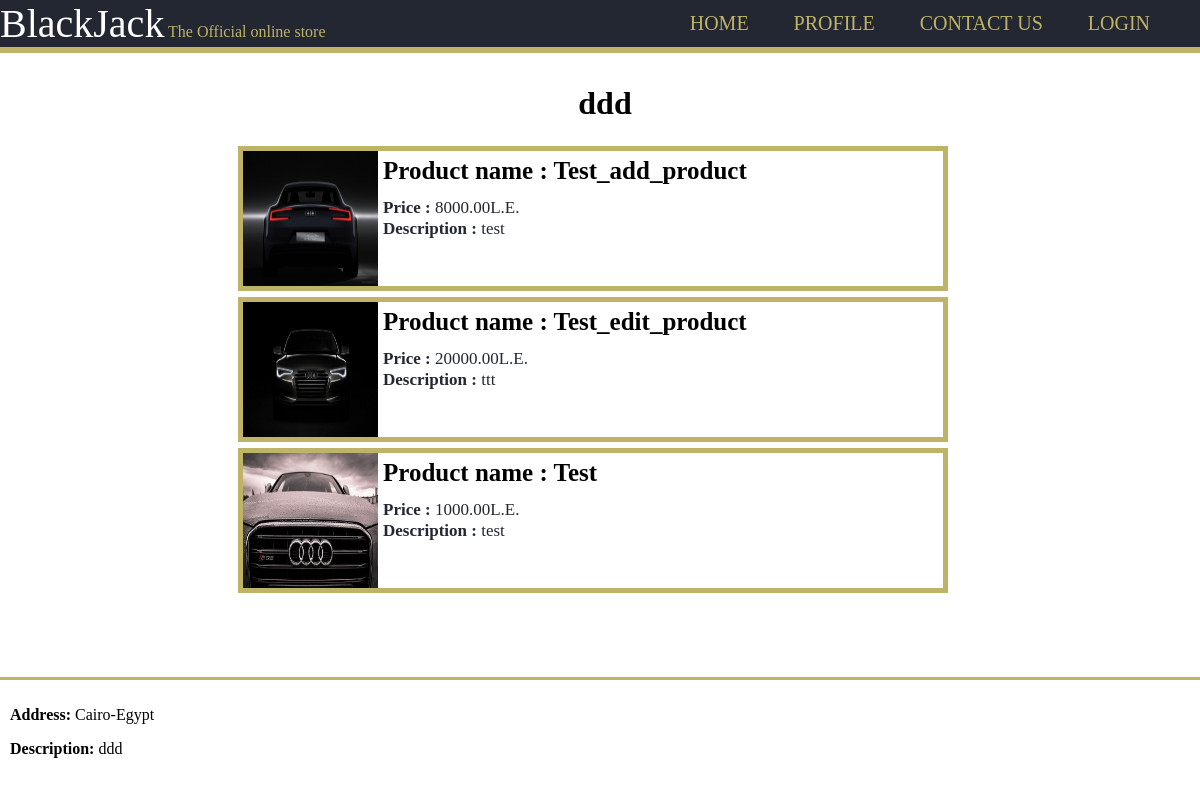
/shop/ddd/, run on an earlier commit of the app's database.
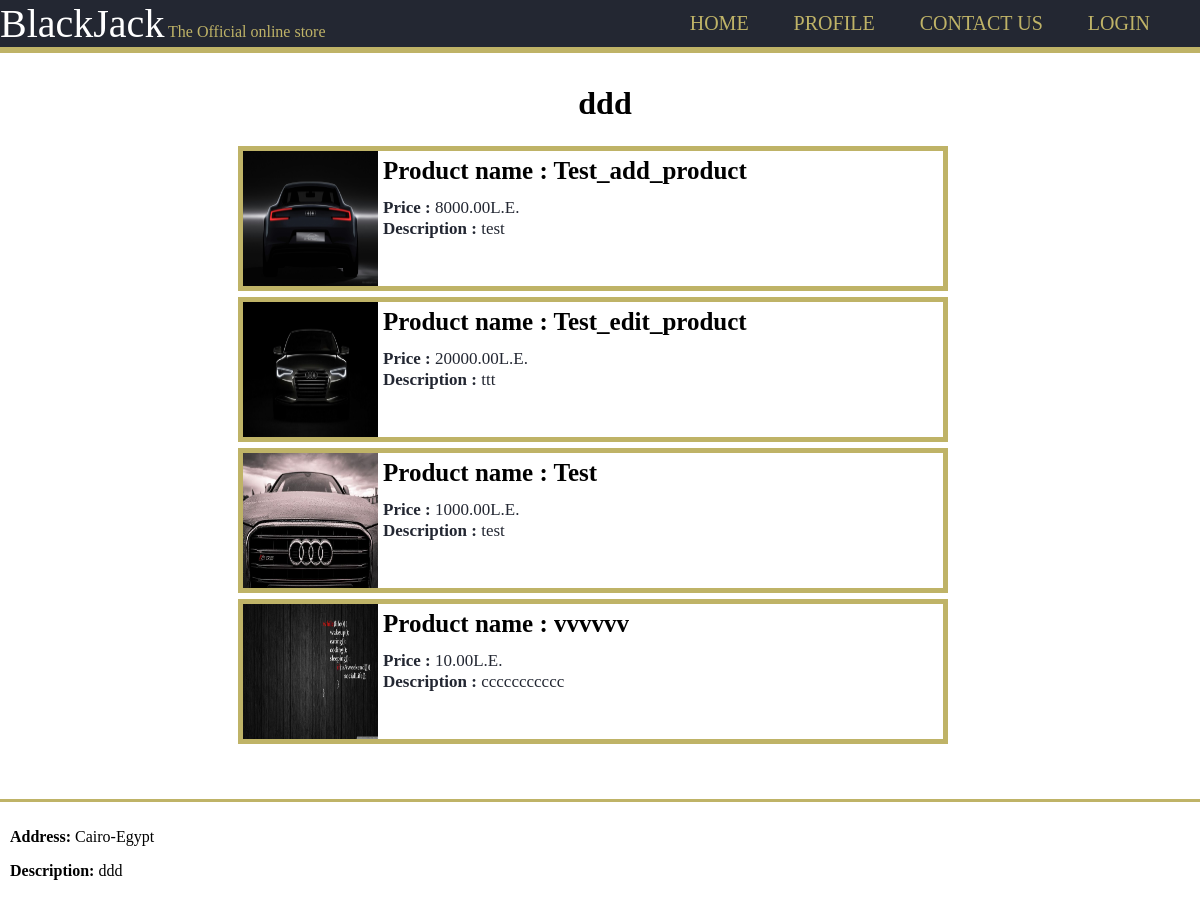
And on a later commit of the database.
### products/models.py (models this page shows, shortened)
class Product(models.Model):
    id = models.UUIDField(primary_key=True, default=uuid.uuid4, editable=False)
    name = models.CharField(max_length=100)
    price = models.DecimalField(max_digits=7,decimal_places=2)
    description = models.TextField(blank=True)
    remaininginstock = models.PositiveSmallIntegerField(default=1)
    featured = models.BooleanField(default=False)
    image = models.ImageField(null=True,blank=True,upload_to='product_images/')
    shop = models.ForeignKey('shop.Shop',on_delete=models.CASCADE)
    reviews = models.ManyToManyField(Review, blank=True, related_name="reviews")

### shop/views.py (the view)
# urls.py: path('', views.index, name='index'),
def index(request, shopname):
    try:
        if shopname=='addproduct':
            return addproduct(request)
        elif shopname=='activecoupons':
            return activecoupons(request)
        elif shopname=='orders':
            return orders(request)
        shop = Shop.objects.get(name=shopname)
        products = shop.products.all()
        currency_ratio=get_currency_ratio(request)
        return render(request, 'shop/index.html',{
            'shop': shop,
            'products': products,
            'currency_ratio':currency_ratio,
            'currency_symbol':currency_symbols[get_preffered_currency(request)]
        })
    except Shop.DoesNotExist:
        return render(request,'shop/404.html')

### shop/views.py (called while the page is built)
def get_currency_ratio(request):
    if not request.user.is_authenticated:
        return 1
    preferred_currency=request.user.preferred_currency
    if preferred_currency=='EGP':
        return 1
    else:
        return requests.get('https://free.currconv.com/api/v7/convert',{'apiKey':config('API_KEY'),'q':'EGP'+'_'+preferred_currency,'compact':'ultra'}).json()['EGP'+'_'+preferred_currency]

def get_preffered_currency(request):
    if not request.user.is_authenticated:
        return 'EGP'
    return request.user.preferred_currency

### shop/templates/shop/index.html (shortened to what this page needs)
{% load mathfilters %}
<!DOCTYPE html>
<html lang="en">
    <head>
</head>
<body>
  <div>
  <header>
    <div class="Container">
        <div id="header">
        <span id="BlackJack">BlackJack</span>
        <span id="official">The Official online store </span>
    </div>
  <nav> <ul style="margin-top:12px;">
    <li> <a href="#"> Home </a> </li>
    <li> <a href="{% url 'userdashboard'%}"> Profile </a></li>
    <li> <a href="{% url 'contactus' %}"> Contact Us </a></li>
    {% if user.is_authenticated %}
    <li> <a href="{% url 'logout' %}">  Logout  </a> </li>
    {% else %}
    <li> <a href="{% url 'login' %}">  Login  </a> </li>
    {% endif %}
  </ul> </nav>
    </div>
</header>
</div>
<div class=shop_info>
  <h1>{{shop.name}}</h1>
</div>
  <div class="items" style="margin-bottom:50px;">
        {% for product in products %}
        <div class="item" title="{{ product.name }}">
          <img src="{{ product.image.url }}" height="135" width="135">
          <p style="font-size:25px; font-weight:bold; position:relative; top:5px;"><a href="{% url 'productpage' product.id %}">Product name : {{ product.name }}</a></p>
          <p><span style="font-weight:bold;">Price : </span> {{product.price|mul:currency_ratio|floatformat:2}}{{currency_symbol}}</p>
          <p><span style="font-weight:bold;">Description : </span> {{product.description}}</p>
        </div>
        {% endfor %}
    </div>
  <footer style="position: absolute;left: 0;right:0px;bottom: 0;height: 100px;overflow: hidden; padding:10px;border-top: 3px solid #BFB367;">
    <p><span style="font-weight: bold;">Address:</span> {{shop.address}}</p>
    <p><span style="font-weight: bold;">Description:</span> {{shop.description}}</p>
  </footer>
</body>
</html>

What changed in the data, as far as the page shows it:
added Product: image (picture), name "vvvvvv", price|mul "10.00", currency_symbol "L.E.", description "ccccccccccc"
